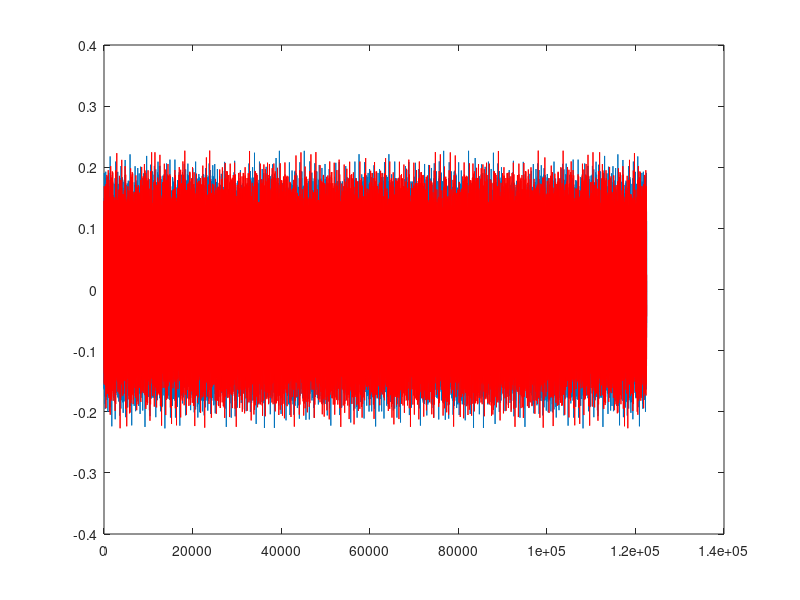
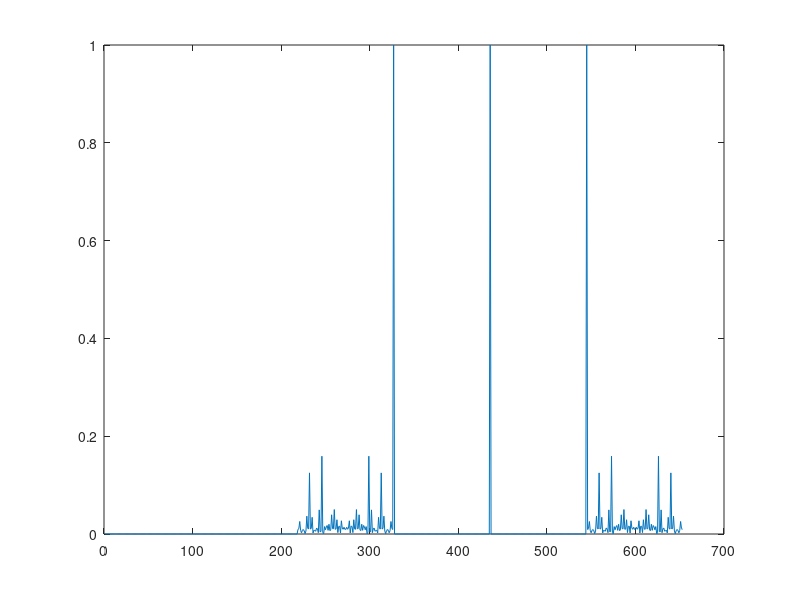
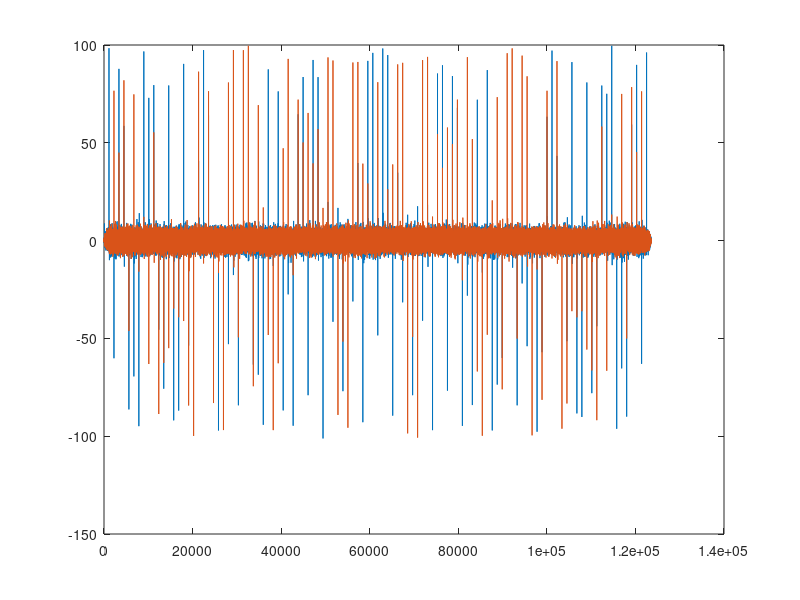
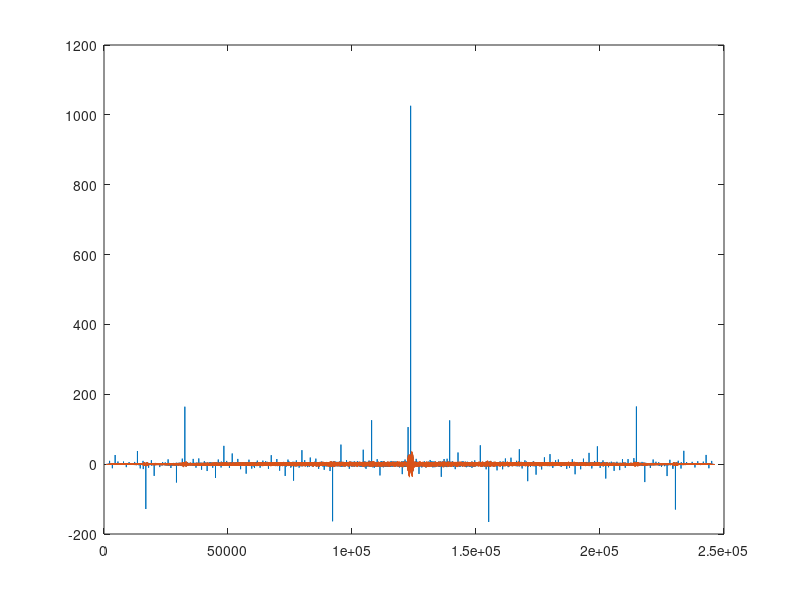

Source code (MATLAB) for these figures, in order:


Ncp = 100;
Nfft = 1024;
Na = 1020;
Ns = 109;
sigma_n = 0.1;

a = rand(Na, 1);
pilot = zeros(Nfft, 1);

if mod(Na, 2) == 0
    kcnt = 1
    for k = -Na/2:Na/2-1
        pilot = pilot + exp(2j*pi*(a(kcnt)+k*(0:Nfft-1).'/Nfft));
        kcnt = kcnt + 1;
    end
else
    if Na > 1
        for k = -(Na-1)/2:Na/2-1
            pilot = pilot + exp(2j*pi*(a(kcnt)+k*(0:Nfft-1).'/Nfft));
        end
    else
        pilot = exp(2j*pi*(a(1)+(0:Nfft-1).'/Nfft));
    end
end
pilot = pilot / sqrt(Na);

if mod(Ns, 2) == 0
    s = exp(j*pi*257*(0:Ns-1).^2/Ns).' / sqrt(Ns);
else
    s = exp(j*pi*257*(0:Ns-1).*(1:Ns)/Ns).' / sqrt(Ns);
end

x = zeros((Nfft + Ncp) * Ns, 1);

for ns = 1:Ns
    x((ns-1)*(Nfft+Ncp)+Ncp+1:ns*(Nfft+Ncp)) = s(ns) * pilot;
    x((ns-1)*(Nfft+Ncp)+1:(ns-1)*(Nfft+Ncp)+Ncp) = s(ns) * pilot(Nfft-Ncp+1:Nfft);
end

figure();
plot(real(x)); hold on;
plot(imag(x), 'r'); hold off;

figure()
Css = xcorr([s;s;s], s);
plot(abs(Css));

channel = [1 0 0 0];
Kn = length(x) + length(channel) - 1;
noise = sigma_n * (randn(Kn, 1) + randn(Kn, 1)) / sqrt(2.0);

y = conv(x, channel) + noise;

% Matched Filter (for frequency domain despreading)
z = conv(y, conj(pilot(end:-1:1)));

% Matched Filter (for time domain despreading)
s_up = zeros(Ns * (Nfft + Ncp), 1);
s_up(1:Nfft+Ncp:end) = s;
p = conv(z, conj(s_up(end:-1:1)));

figure()
plot(real(z)); hold on;
plot(imag(z)); hold off;

figure()
plot(real(p)); hold on;
plot(imag(p)); hold off;
